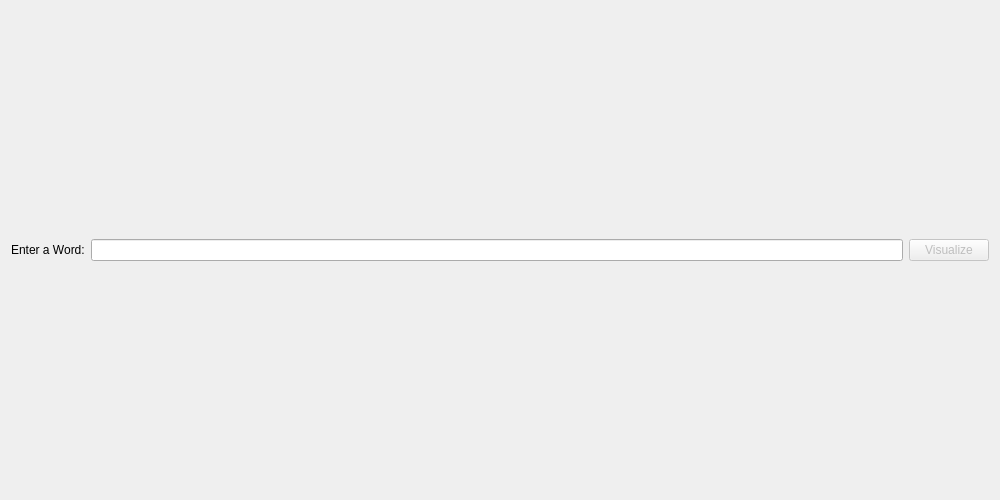
<?xml version="1.0" encoding="UTF-8"?>
<ui version="4.0">
 <class>HistogramForm</class>
 <widget class="QWidget" name="HistogramForm">
  <property name="geometry">
   <rect>
    <x>0</x>
    <y>0</y>
    <width>1000</width>
    <height>500</height>
   </rect>
  </property>
  <property name="minimumSize">
   <size>
    <width>500</width>
    <height>0</height>
   </size>
  </property>
  <property name="windowTitle">
   <string>Word Frequency</string>
  </property>
  <layout class="QVBoxLayout" name="verticalLayout">
   <item>
    <layout class="QHBoxLayout" name="horizontalLayout">
     <item>
      <widget class="QLabel" name="enterWordLabel">
       <property name="text">
        <string>Enter a Word:</string>
       </property>
      </widget>
     </item>
     <item>
      <widget class="QLineEdit" name="wordLineEdit"/>
     </item>
     <item>
      <widget class="QPushButton" name="visualizeButton">
       <property name="enabled">
        <bool>false</bool>
       </property>
       <property name="text">
        <string>Visualize</string>
       </property>
      </widget>
     </item>
    </layout>
   </item>
  </layout>
 </widget>
 <resources/>
 <connections/>
</ui>
